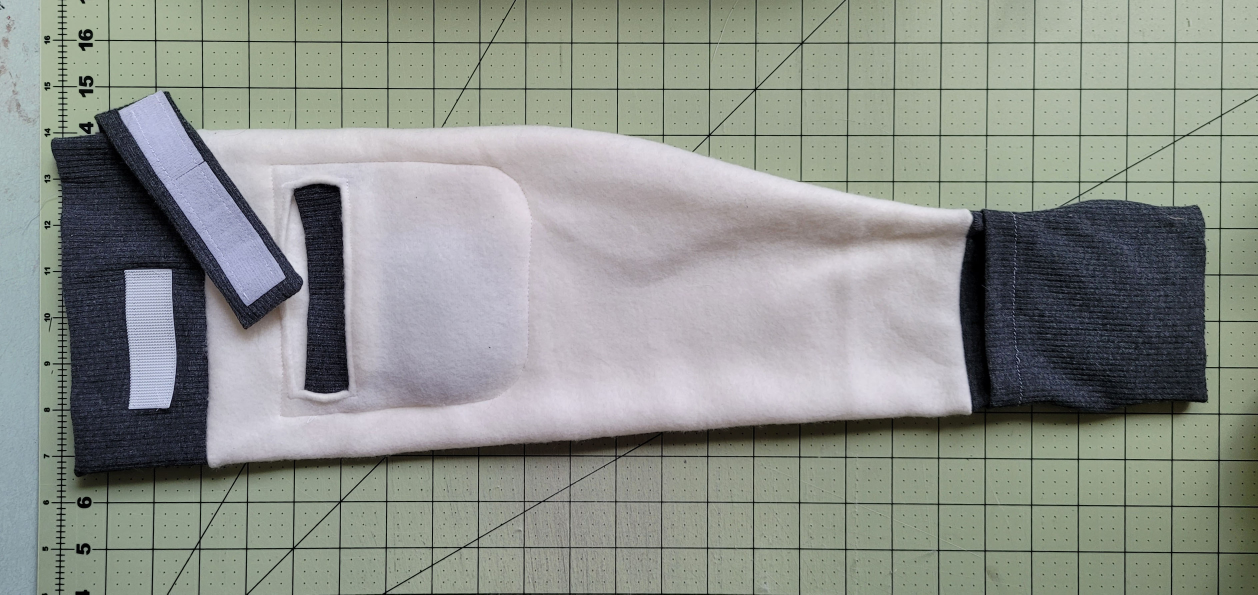
#> input picture source-assets/Proto 2.4-front.jpg, 3774 x 1783 px (shown at 1/3 size)
$ python -i segment.py   (imports and definitions only)
#> lines starting #> are read from the running program, lines starting #| are printed output that depends on the picture; after the words box and inside, x2 and y2 are one past the last pixel; in counts of white or black regions, pixels touching at a corner belong together
### scripts/imgpipe/paths.py
from pathlib import Path

ROOT = Path(__file__).resolve().parents[2]
SRC = ROOT / "source-assets"
LOGO_PKG = SRC / "logo-package"
CACHE = ROOT / ".cache" / "images"
OUT = ROOT / "public" / "images"
PUBLIC = ROOT / "public"
DOCS_PIPE = ROOT / "docs" / "pipeline"

FLATLAY = SRC / "Proto 2.4-front.jpg"
WORN = SRC / "Proto 2.4-on left arm~2.jpg"
LOGO_PNG = LOGO_PKG / "WARM UP.png"
LOGO_PDF = LOGO_PKG / "WARM UP.pdf"

for d in (CACHE, OUT, DOCS_PIPE):
    d.mkdir(parents=True, exist_ok=True)
#> further down, picture is the input picture: shape (1783, 3774, 3); mean B, G, R 139.4, 145.4, 140.9

### scripts/imgpipe/segment.py
"""Step 1-4: isolate the sleeve from the green cutting mat, defringe, white-balance.

The mat is olive green and the sleeve (cream fleece, blue-charcoal knit, cool
white hook-and-loop) is bluish, so B - G separates them cleanly, including the
dark grid lines (which are green-black, B - G < 0). See docs/ASSETS.md §3.
"""
import cv2
import numpy as np
from PIL import Image
from scipy import ndimage as ndi

from .paths import FLATLAY

THRESH = 1.5  # B - G, after a sigma=2 blur


def load_flatlay() -> np.ndarray:
    return np.asarray(Image.open(FLATLAY).convert("RGB")).astype(np.float32)


def sleeve_mask(img: np.ndarray):
    """Return (binary mask, B-G score map)."""
    blur = cv2.GaussianBlur(img, (0, 0), 2.0)
    score = blur[..., 2] - blur[..., 1]
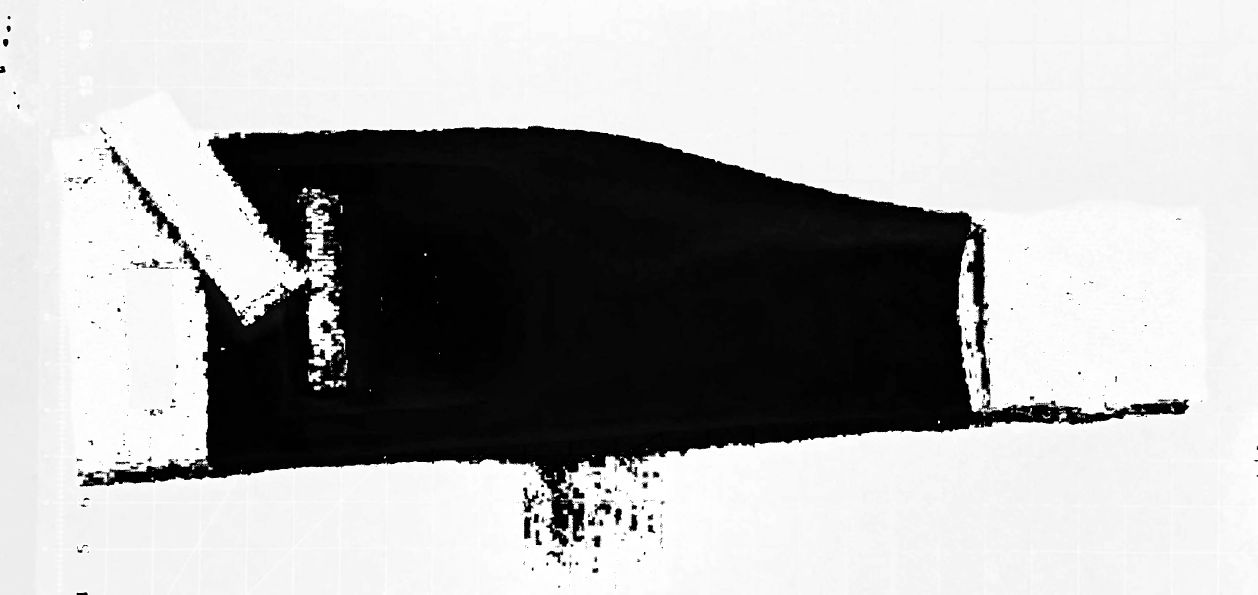
#> score: shape (1783, 3774) (shown at 1/3 size); min 0, max 255, mean 173.2
    m = score > THRESH
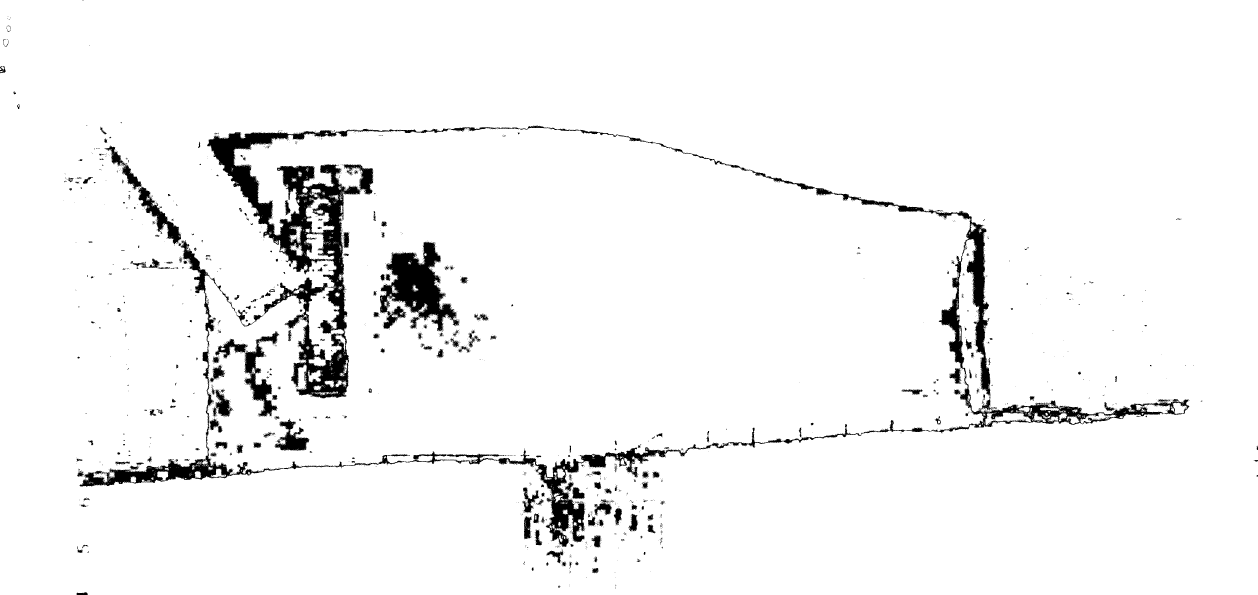
#> m: shape (1783, 3774) bool (shown at 1/3 size); 95.7% white; 2883 black regions (2622 under 20 px), largest, box (x1, y1, x2, y2) and area: (232, 377, 3568, 1641) 198443, (1140, 725, 1370, 996) 29374, (733, 994, 838, 1250) 8343
    lab, n = ndi.label(m)
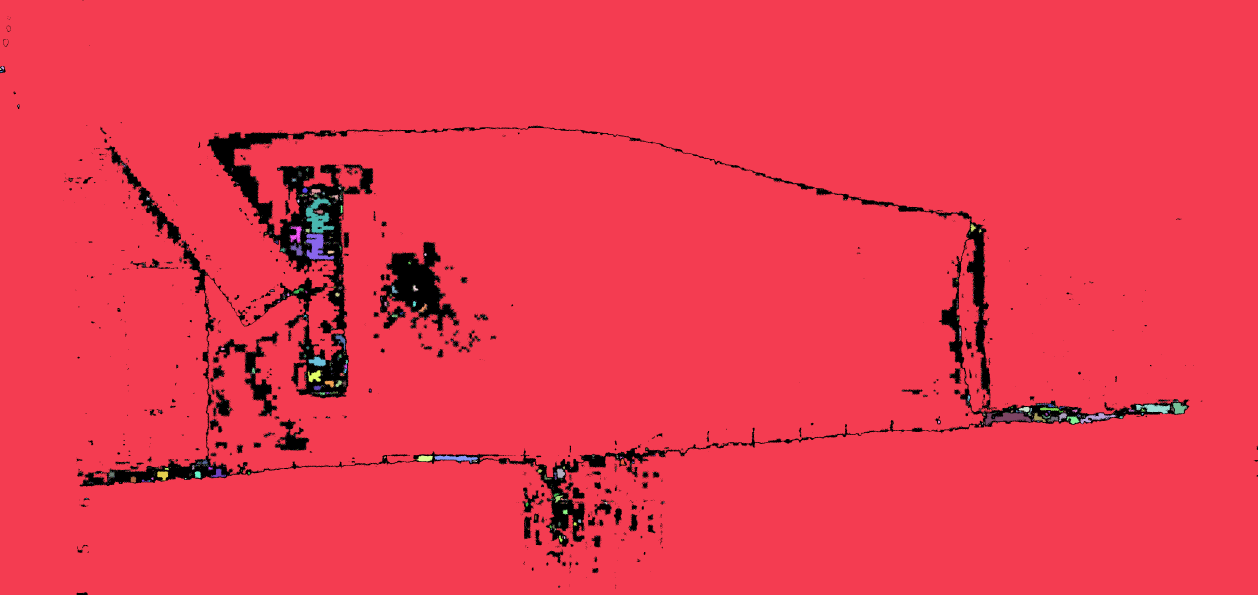
#> lab: shape (1783, 3774) int32 (shown at 1/3 size); 7338 distinct labels, from 0 to 7337; one colour per label, 0 black
#> n = 7337
    sizes = ndi.sum(m, lab, range(1, n + 1))
#> sizes = 7337 values, max 6393345 at index 0, min 1 at index 3, mean 877.4
    m = lab == (int(np.argmax(sizes)) + 1)
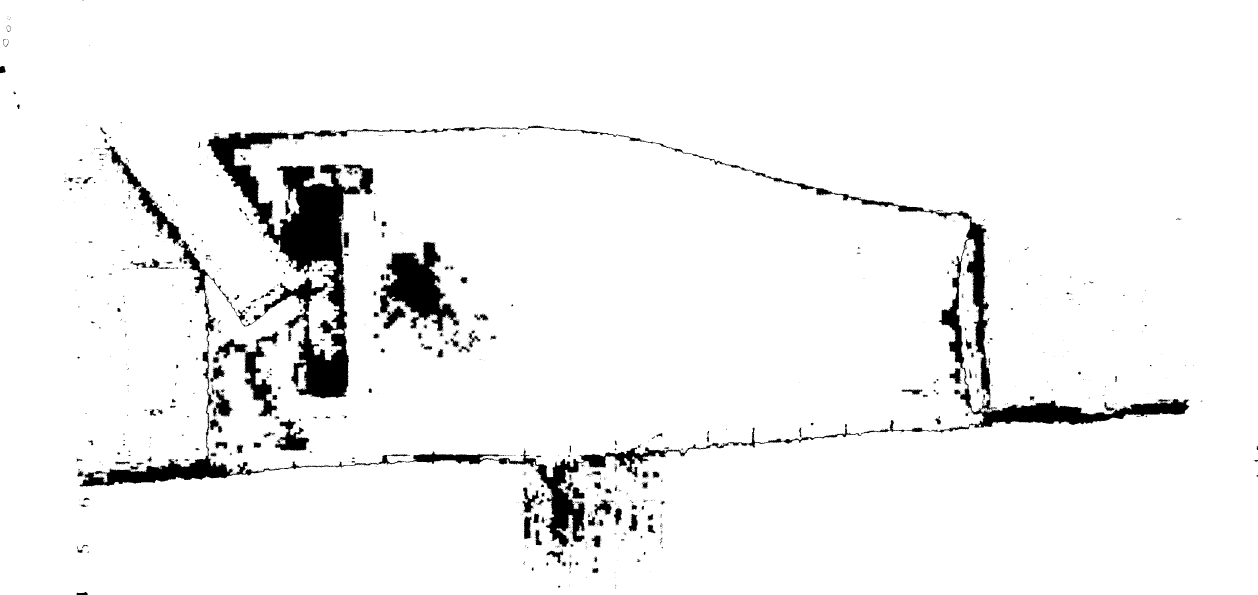
#> m: shape (1783, 3774) bool (shown at 1/3 size); 95% white; 2657 black regions (2397 under 20 px), largest, box (x1, y1, x2, y2) and area: (232, 377, 3568, 1641) 237535, (1140, 725, 1370, 996) 31212, (733, 994, 838, 1250) 8808
    m = ndi.binary_fill_holes(m)
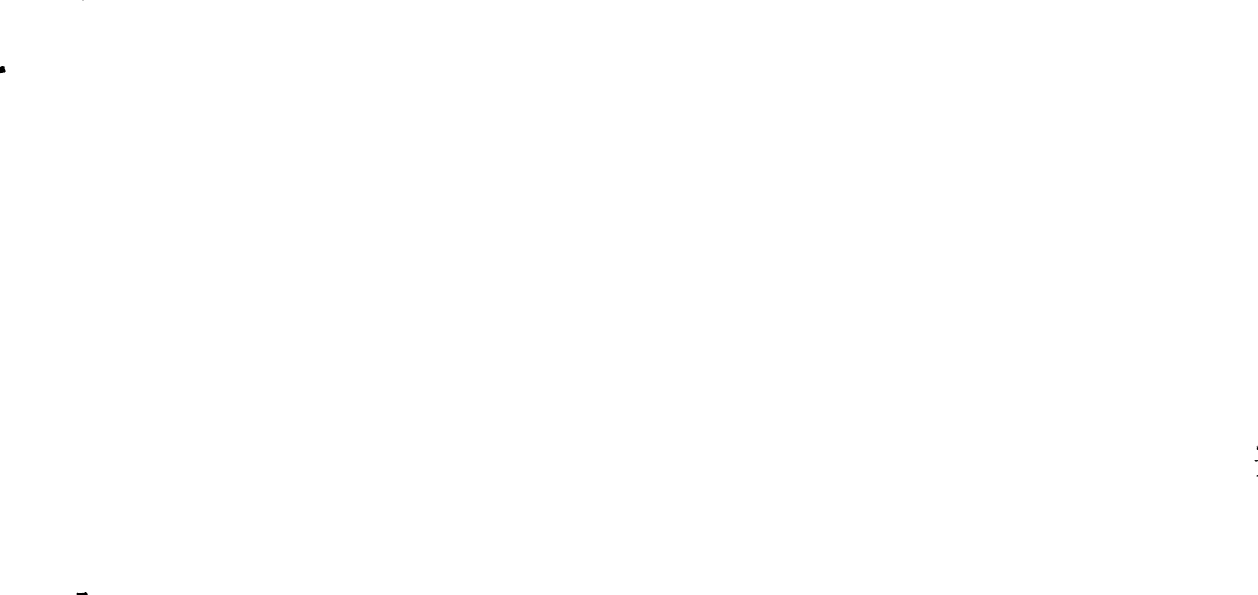
#> m: shape (1783, 3774) bool (shown at 1/3 size); 100% white; 6 black regions (2 under 20 px), largest, box (x1, y1, x2, y2) and area: (0, 198, 17, 220) 294, (230, 1776, 263, 1783) 150, (3763, 1380, 3774, 1385) 38, (3770, 1337, 3774, 1350) 37
    # smooth jaggies from JPEG blocks, then refill
    m = ndi.binary_opening(m, structure=np.ones((5, 5)))
#> m: shape (1783, 3774) bool; 100% white; 6 black regions (2 under 20 px), largest, box (x1, y1, x2, y2) and area: (0, 198, 17, 220) 302, (230, 1776, 263, 1783) 155, (3770, 1337, 3774, 1350) 48, (3763, 1380, 3774, 1385) 46
    m = ndi.binary_closing(m, structure=np.ones((7, 7)))
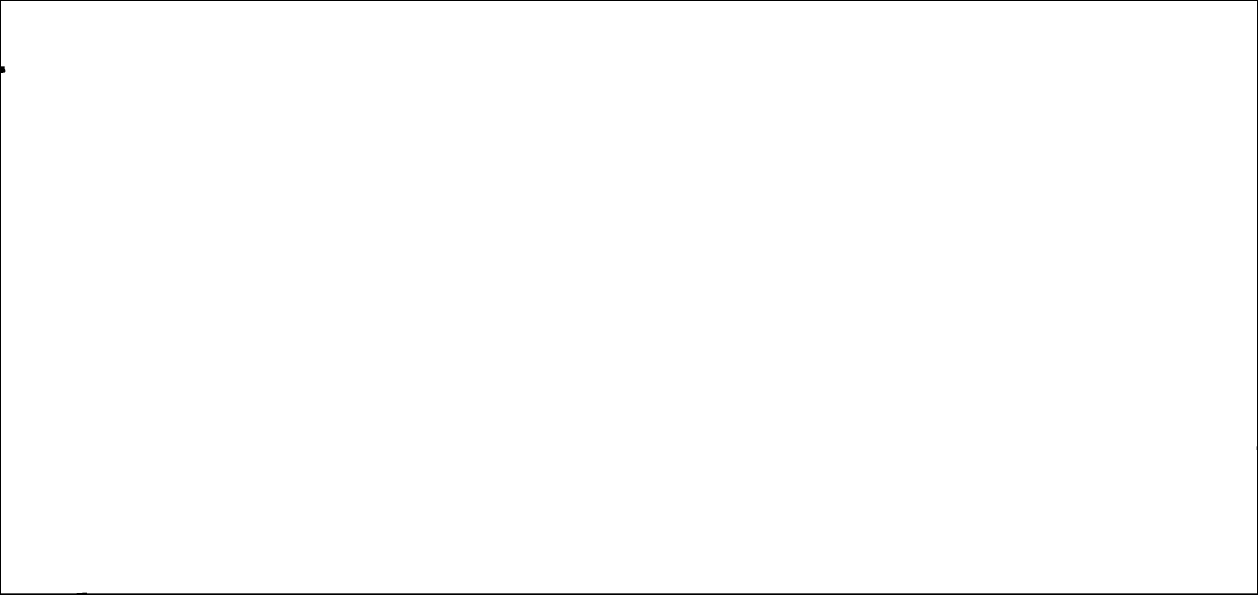
#> m: shape (1783, 3774) bool (shown at 1/3 size); 99.5% white; 1 black region, box (x1, y1, x2, y2) and area: (0, 0, 3774, 1783) 33594
    m = ndi.binary_fill_holes(m)
    lab, n = ndi.label(m)
#> n = 1
    sizes = ndi.sum(m, lab, range(1, n + 1))
#> sizes = [6695448]
    m = lab == (int(np.argmax(sizes)) + 1)
    return m, score


# [80 lines left out: functions soft_alpha, local_background, defringe, white_balance, run, not called in this run]

>>> import cv2
>>> picture = cv2.imread('../../source-assets/Proto 2.4-front.jpg')
>>> result = sleeve_mask(picture)

$ run again, on source-assets/Proto 2.4-on left arm~2.jpg
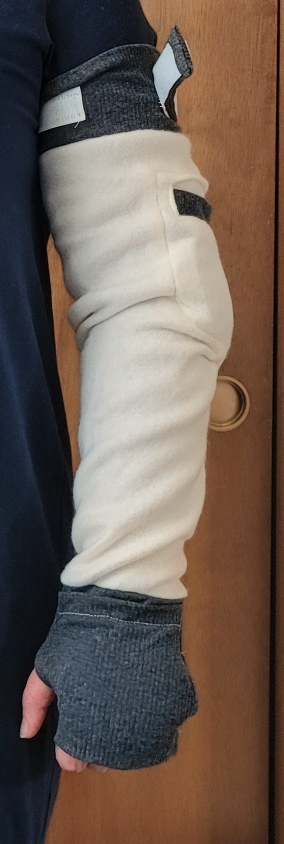
#> input picture source-assets/Proto 2.4-on left arm~2.jpg, 567 x 1688 px (shown at 1/2 size)
#> picture is the input picture: shape (1688, 567, 3); mean B, G, R 84.4, 93.2, 107.8
#> in sleeve_mask, `lab, n = ndi.label(m)`:
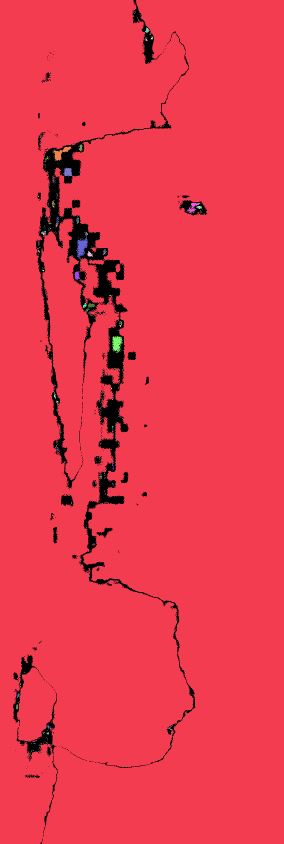
#> lab: shape (1688, 567) int32 (shown at 1/2 size); 877 distinct labels, from 0 to 876; one colour per label, 0 black
#> in sleeve_mask, `lab, n = ndi.label(m)`: n = 876
#> in sleeve_mask, `sizes = ndi.sum(m, lab, range(1, n + 1))`: sizes = 876 values, max 909812 at index 0, min 1 at index 1, mean 1043.1
#> in sleeve_mask, `m = ndi.binary_fill_holes(m)`:
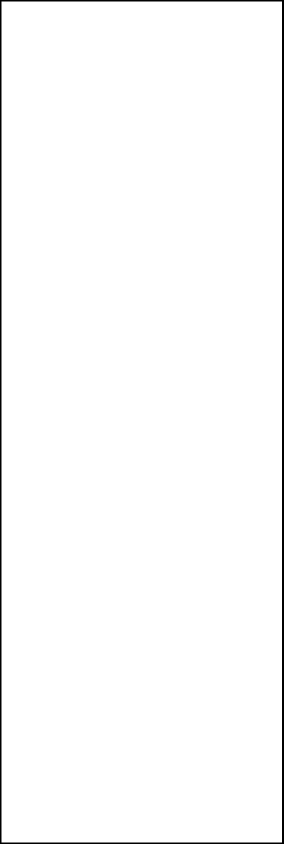
#> m: shape (1688, 567) bool (shown at 1/2 size); 98.6% white; 1 black region, box (x1, y1, x2, y2) and area: (0, 0, 567, 1688) 13494
#> in sleeve_mask, `lab, n = ndi.label(m)`: n = 1
#> in sleeve_mask, `sizes = ndi.sum(m, lab, range(1, n + 1))`: sizes = [943602]
